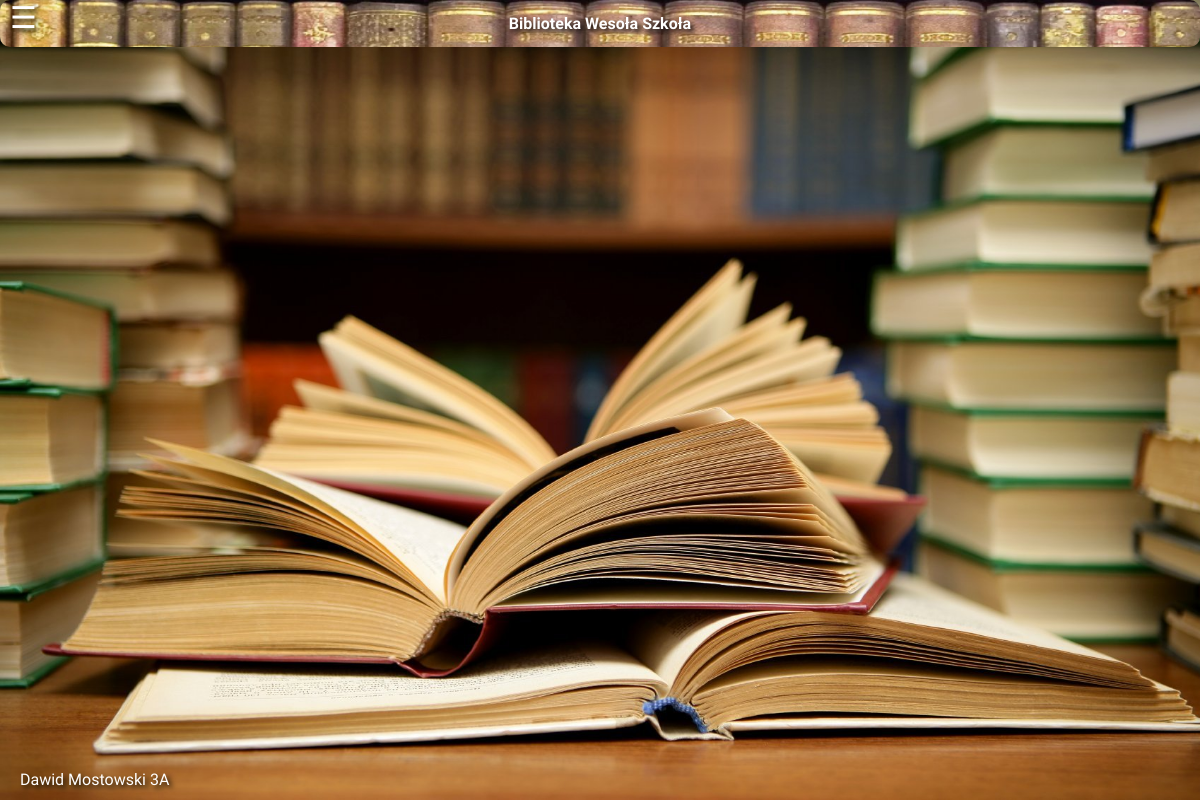
Before: / with the older database file.
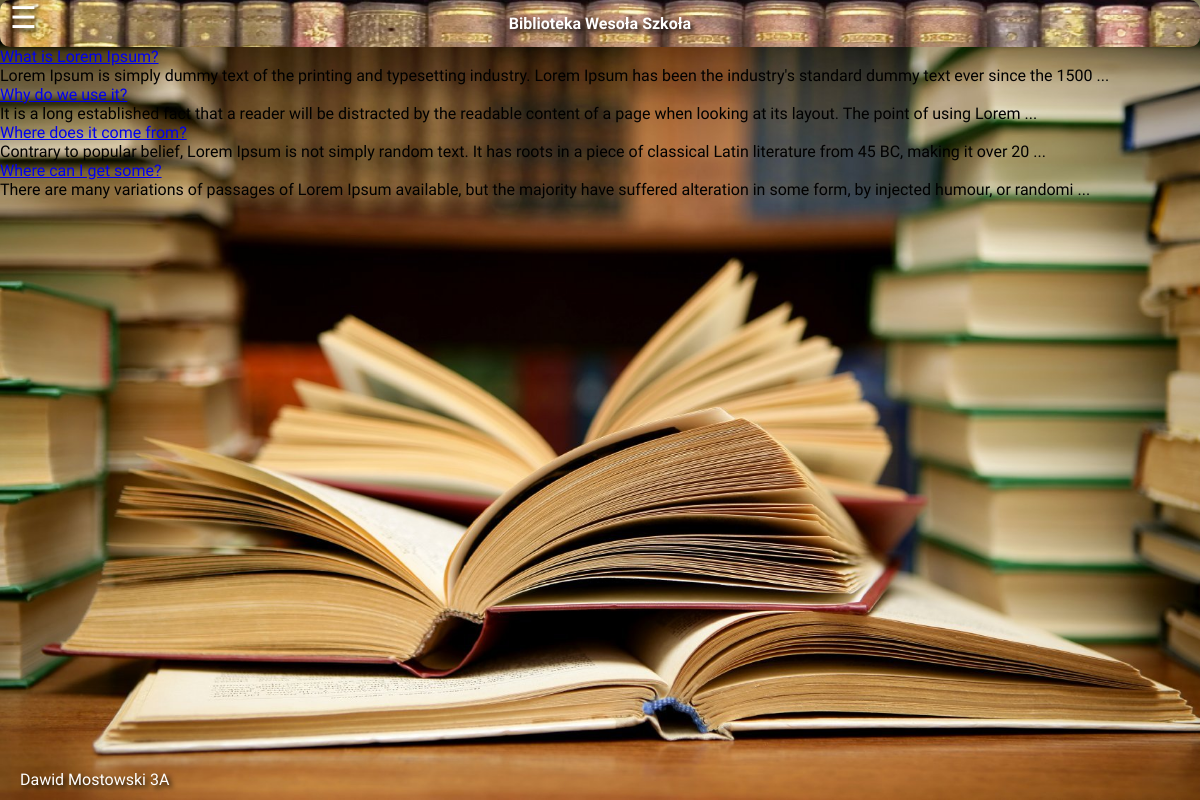
After: the same page with the newer database file.
### tables this page shows
CREATE TABLE `artykul` (
  `artykul_id` int(11) NOT NULL,
  `title` varchar(100) NOT NULL,
  `tresc` mediumtext NOT NULL,
  `link` varchar(100) NOT NULL
);

### wpisy.php (the view, shortened to what this page needs)
<?php
    $host = "localhost";
    $dbname = "wiai";
    $username = "root";
    $password = "";
    $connect = mysqli_connect($host, $username, $password, $dbname);
    $query = 'SELECT `artykul_id`, `title`, `tresc`, `link` FROM `artykul` WHERE 1';
    $data = mysqli_query($connect, $query);
    if (mysqli_num_rows($data) > 0)
    {
        while($row = mysqli_fetch_assoc($data))
        {
            echo "<div id='wpisy' class='artykul'><a href='artykul.php?id=".$row['artykul_id']."'>".$row['title']."</a><article>".substr($row['tresc'],0,150)." ...</article></div>";
        }
    }
?>

### index.php (shortened to what this page needs)
<!DOCTYPE html>
<html lang="en">
<head>
    <link rel="stylesheet" href="style.css">
</head>
<body>
    <div class="header-container">
        <span id="menu-icon" onclick="openNav()">&#9776; </span>
        <h2>Biblioteka Wesoła Szkoła</h2>
    </div>
    <?php
        include('wpisy.php');
    ?>
    <footer id="footer">
        Dawid Mostowski 3A
    </footer>
</body>
</html>

### style.css (style rules this page uses)
* { margin: 0px; font-family: 'Playpen Sans', cursive; }
body { background-image: url('./zdj/ksiazki.jpg'); background-repeat: no-repeat; background-attachment: fixed; background-size: 100% 100%; width: auto; height: 100vh; font-family: 'Lato', sans-serif; }
h2 { font-weight: bold; background-image: url('./zdj/header_tło.jpg'); background-repeat: no-repeat; background-attachment: fixed; background-size: 100% 100%; border-radius: 10px; text-align: center; color: #ffffff; text-shadow: 3px 3px 5px #000000; padding: 14px; font-size: 16px; margin: 0px; }
.header-container { position: relative; color: #ffffff; text-shadow: 3px 3px 5px #000000; }
#menu-icon { font-size: 30px; cursor: pointer; position: absolute; top: 0; left: 10px; }
#footer { position: fixed; color: #ffffff; text-shadow: 3px 3px 5px #000000; margin-left: 20px; text-align: left; bottom: 0; margin-bottom: 0; height: 30px; }

Changed rows visible on the page:
added artykul: title "What is Lorem Ipsum?", tresc "Lorem Ipsum is simply dummy text of the printing and typesetting industry. Lorem Ipsum has been the industry's standard dummy text ever since the 1500"
added artykul: title "Why do we use it?", tresc "It is a long established fact that a reader will be distracted by the readable content of a page when looking at its layout. The point of using Lorem"
added artykul: title "Where does it come from?", tresc "Contrary to popular belief, Lorem Ipsum is not simply random text. It has roots in a piece of classical Latin literature from 45 BC, making it over 20"
added artykul: title "Where can I get some?", tresc "There are many variations of passages of Lorem Ipsum available, but the majority have suffered alteration in some form, by injected humour, or randomi"
